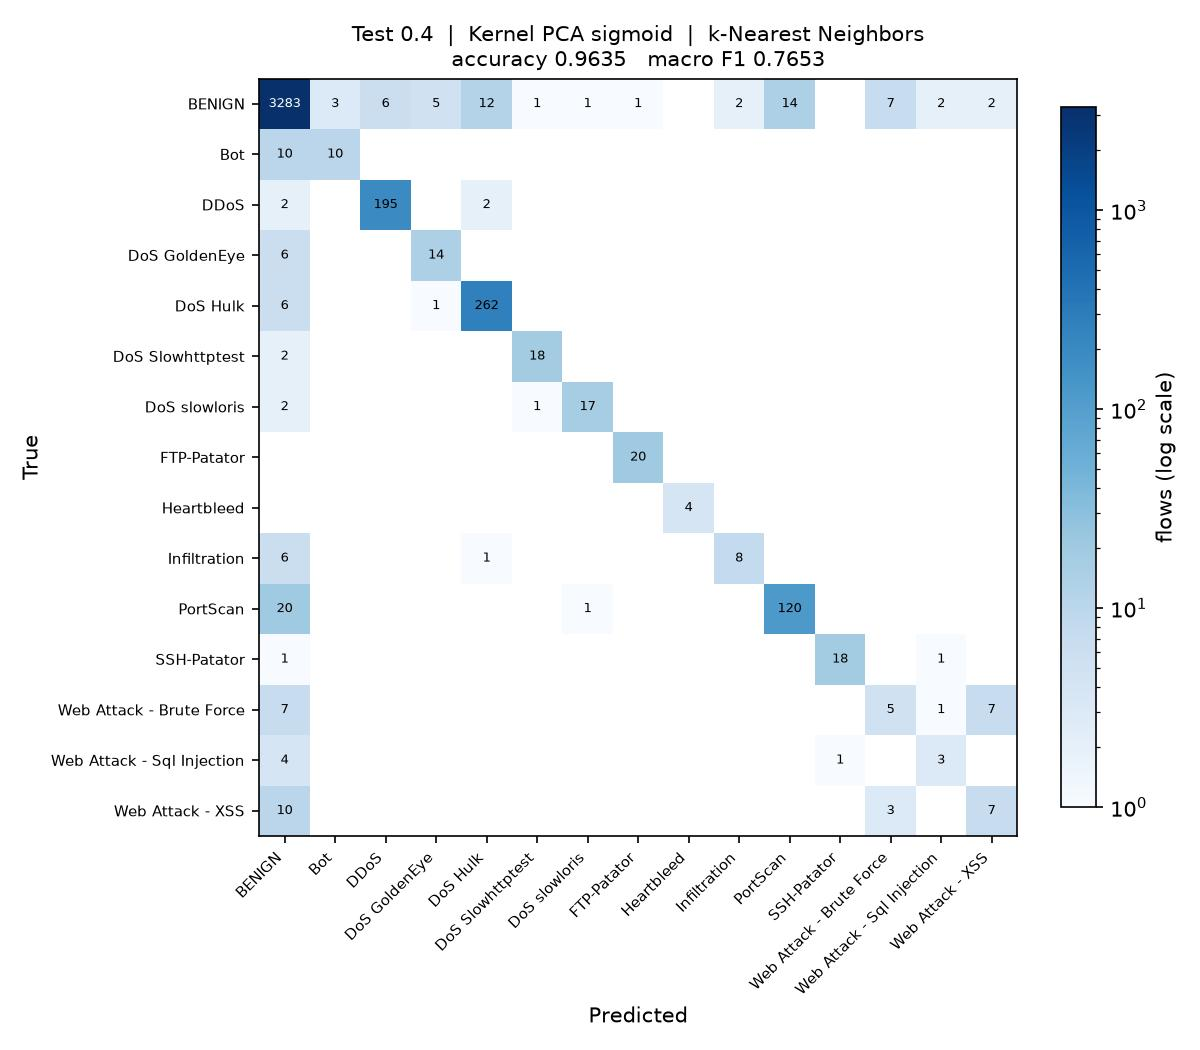

The Python source for this figure:
"""
Test_0.4_DR_SIG_KNN

Test size 0.4  |  Kernel PCA (sigmoid)  |  k-Nearest Neighbors  (reference sheet #13)

Note: taken in place of sheet #5 Elastic Net, which is a regressor and cannot classify.

Run on its own:

    python Test_0.4_DR_SIG_KNN.py

Writes Test_0.4_DR_SIG_KNN.jpg (confusion matrix) and appends one row to
results/75_runs.csv.
"""

import os
import sys
import time
import warnings
from pathlib import Path

import matplotlib
matplotlib.use("Agg")
import matplotlib.pyplot as plt
import numpy as np
import pandas as pd
from sklearn.decomposition import KernelPCA
from sklearn.impute import SimpleImputer
from sklearn.metrics import (accuracy_score, confusion_matrix, f1_score,
                             precision_score, recall_score)
from sklearn.model_selection import train_test_split
from sklearn.preprocessing import LabelEncoder, StandardScaler
from sklearn.neighbors import KNeighborsClassifier

sys.path.insert(0, str(Path(__file__).resolve().parent.parent))
from common import load_sample                      # noqa: E402

warnings.filterwarnings("ignore")

# ----- this run -------------------------------------------------------------
TEST_SIZE = 0.4
KERNEL = "sigmoid"
CLASSIFIER = "KNN"
N_COMPONENTS = 15
# ----------------------------------------------------------------------------

SEED = 0
N_JOBS = max(1, (os.cpu_count() or 2) // 2)
STEM = "Test_0.4_DR_SIG_KNN"
HERE = Path(__file__).resolve().parent
RESULTS = HERE.parent / "results"


def main():
    t0 = time.time()
    df = load_sample(10000, 50, SEED)
    y = LabelEncoder().fit_transform(df["Label"])
    X = df.drop(columns=["Label", "Day"])
    classes = sorted(df["Label"].unique())
    print(f"{len(df):,} flows, {X.shape[1]} features, {len(classes)} classes")

    X_train, X_test, y_train, y_test = train_test_split(
        X, y, test_size=TEST_SIZE, random_state=SEED, stratify=y)

    # mean imputation and scaling, fitted on the training split only
    imputer = SimpleImputer(strategy="mean").fit(X_train)
    scaler = StandardScaler().fit(imputer.transform(X_train))
    X_train = scaler.transform(imputer.transform(X_train))
    X_test = scaler.transform(imputer.transform(X_test))

    # dimensionality reduction: Kernel PCA, fitted on the training split only.
    # arpack keeps the largest positive eigenvalues; the randomized solver ranks
    # them by magnitude and fails on the sigmoid kernel, which is not PSD.
    kpca = KernelPCA(n_components=N_COMPONENTS, kernel=KERNEL,
                     eigen_solver="arpack", random_state=SEED, n_jobs=N_JOBS)
    X_train = kpca.fit_transform(X_train)
    X_test = kpca.transform(X_test)
    print(f"Kernel PCA ({KERNEL}): {X_train.shape[1]} components")

    classifier = KNeighborsClassifier(n_neighbors=5, n_jobs=N_JOBS)
    classifier.fit(X_train, y_train)
    y_pred = classifier.predict(X_test)

    acc = accuracy_score(y_test, y_pred)
    pre = precision_score(y_test, y_pred, average="macro", zero_division=0)
    rec = recall_score(y_test, y_pred, average="macro", zero_division=0)
    f1 = f1_score(y_test, y_pred, average="macro", zero_division=0)
    pre_w = precision_score(y_test, y_pred, average="weighted", zero_division=0)
    rec_w = recall_score(y_test, y_pred, average="weighted", zero_division=0)
    f1_w = f1_score(y_test, y_pred, average="weighted", zero_division=0)

    print(f"Accuracy  : {acc:.4f}")
    print(f"Precision : {pre:.4f}")
    print(f"Recall    : {rec:.4f}")
    print(f"F1 Score  : {f1:.4f}")

    # confusion matrix image, named to match this script
    cm = confusion_matrix(y_test, y_pred, labels=range(len(classes)))
    fig, ax = plt.subplots(figsize=(8, 7))
    im = ax.imshow(cm, cmap="Blues", norm=matplotlib.colors.LogNorm(vmin=1))
    ax.set_xticks(range(len(classes)), classes, rotation=45, ha="right", fontsize=7)
    ax.set_yticks(range(len(classes)), classes, fontsize=7)
    ax.set_xlabel("Predicted")
    ax.set_ylabel("True")
    ax.set_title(f"Test {TEST_SIZE}  |  Kernel PCA {KERNEL}  |  k-Nearest Neighbors\n"
                 f"accuracy {acc:.4f}   macro F1 {f1:.4f}", fontsize=10)
    for i in range(len(classes)):
        for j in range(len(classes)):
            if cm[i, j]:
                ax.text(j, i, cm[i, j], ha="center", va="center", fontsize=6,
                        color="white" if cm[i, j] > cm.max() / 3 else "black")
    fig.colorbar(im, ax=ax, fraction=0.04, label="flows (log scale)")
    fig.tight_layout()
    fig.savefig(HERE / f"{STEM}.jpg", dpi=150)
    plt.close(fig)

    # one row appended to the shared results table
    RESULTS.mkdir(exist_ok=True)
    row = {"Test": TEST_SIZE, "DR": "SIG", "Clas": CLASSIFIER,
           "Acc": round(acc, 4), "Pre": round(pre, 4), "Rec": round(rec, 4),
           "F1": round(f1, 4),
           "Pre_weighted": round(pre_w, 4), "Rec_weighted": round(rec_w, 4),
           "F1_weighted": round(f1_w, 4),
           "n_components": N_COMPONENTS, "seconds": round(time.time() - t0, 1),
           "script": STEM}
    out = RESULTS / "75_runs.csv"
    old = pd.read_csv(out).to_dict("records") if out.exists() else []
    old = [r for r in old if r.get("script") != STEM]
    pd.DataFrame(old + [row]).to_csv(out, index=False)
    print(f"saved {STEM}.jpg and appended to results/75_runs.csv "
          f"({time.time() - t0:.0f}s)")


if __name__ == "__main__":
    main()
